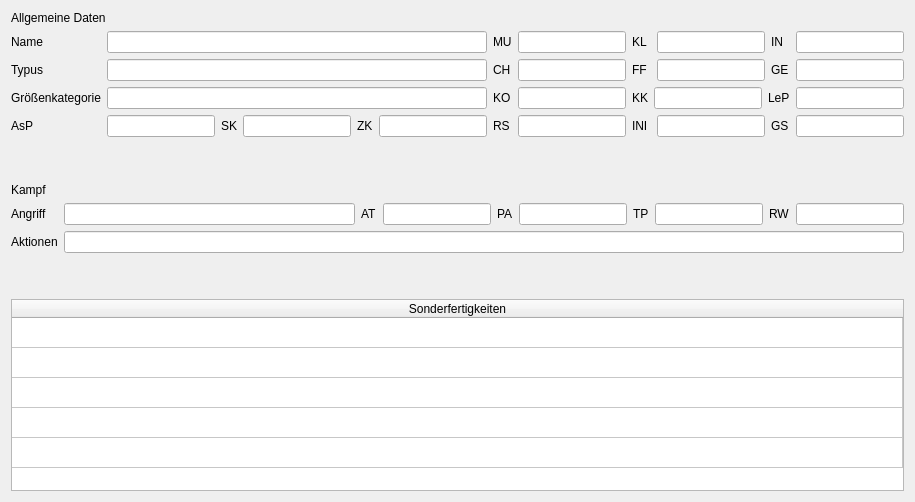
     <widget class="QWidget" name="tab_7">
      <attribute name="title">
       <string>Tier</string>
      </attribute>
      <layout class="QVBoxLayout" name="verticalLayout_13">
       <item>
        <widget class="QLabel" name="label_32">
         <property name="text">
          <string>Allgemeine Daten</string>
         </property>
        </widget>
       </item>
       <item>
        <layout class="QHBoxLayout" name="horizontalLayout_24">
         <item>
          <layout class="QFormLayout" name="formLayout_6">
           <property name="sizeConstraint">
            <enum>QLayout::SetDefaultConstraint</enum>
           </property>
           <property name="rowWrapPolicy">
            <enum>QFormLayout::DontWrapRows</enum>
           </property>
           <property name="horizontalSpacing">
            <number>6</number>
           </property>
           <item row="0" column="0">
            <widget class="QLabel" name="label_31">
             <property name="text">
              <string>Name</string>
             </property>
            </widget>
           </item>
           <item row="1" column="0">
            <widget class="QLabel" name="label_29">
             <property name="text">
              <string>Typus</string>
             </property>
            </widget>
           </item>
           <item row="1" column="1">
            <widget class="QLineEdit" name="lineEdit_tier_typus"/>
           </item>
           <item row="0" column="1">
            <widget class="QLineEdit" name="lineEdit_tier_name"/>
           </item>
           <item row="2" column="0">
            <widget class="QLabel" name="label_49">
             <property name="text">
              <string>Größenkategorie</string>
             </property>
            </widget>
           </item>
           <item row="2" column="1">
            <widget class="QLineEdit" name="lineEdit_tier_groesse"/>
           </item>
           <item row="3" column="0">
            <widget class="QLabel" name="label_61">
             <property name="text">
              <string>AsP</string>
             </property>
            </widget>
           </item>
           <item row="3" column="1">
            <layout class="QHBoxLayout" name="horizontalLayout_16">
             <item>
              <widget class="QLineEdit" name="lineEdit_tier_asp"/>
             </item>
             <item>
              <widget class="QLabel" name="label_60">
               <property name="sizePolicy">
                <sizepolicy hsizetype="MinimumExpanding" vsizetype="Preferred">
                 <horstretch>0</horstretch>
                 <verstretch>0</verstretch>
                </sizepolicy>
               </property>
               <property name="text">
                <string>SK</string>
               </property>
              </widget>
             </item>
             <item>
              <widget class="QLineEdit" name="lineEdit_tier_sk"/>
             </item>
             <item>
              <widget class="QLabel" name="label_tier_zk">
               <property name="sizePolicy">
                <sizepolicy hsizetype="MinimumExpanding" vsizetype="Preferred">
                 <horstretch>0</horstretch>
                 <verstretch>0</verstretch>
                </sizepolicy>
               </property>
               <property name="text">
                <string>ZK</string>
               </property>
              </widget>
             </item>
             <item>
              <widget class="QLineEdit" name="lineEdit_tier_zk"/>
             </item>
            </layout>
           </item>
          </layout>
         </item>
         <item>
          <layout class="QFormLayout" name="formLayout_7">
           <item row="0" column="0">
            <widget class="QLabel" name="label_tier_mu">
             <property name="sizePolicy">
              <sizepolicy hsizetype="MinimumExpanding" vsizetype="Preferred">
               <horstretch>0</horstretch>
               <verstretch>0</verstretch>
              </sizepolicy>
             </property>
             <property name="text">
              <string>MU</string>
             </property>
            </widget>
           </item>
           <item row="0" column="1">
            <layout class="QHBoxLayout" name="horizontalLayout_14">
             <item>
              <widget class="QLineEdit" name="lineEdit_tier_mu"/>
             </item>
             <item>
              <widget class="QLabel" name="label_tier_kl">
               <property name="sizePolicy">
                <sizepolicy hsizetype="MinimumExpanding" vsizetype="Preferred">
                 <horstretch>0</horstretch>
                 <verstretch>0</verstretch>
                </sizepolicy>
               </property>
               <property name="text">
                <string>KL</string>
               </property>
              </widget>
             </item>
             <item>
              <widget class="QLineEdit" name="lineEdit_tier_kl"/>
             </item>
             <item>
              <widget class="QLabel" name="label_57">
               <property name="sizePolicy">
                <sizepolicy hsizetype="MinimumExpanding" vsizetype="Preferred">
                 <horstretch>0</horstretch>
                 <verstretch>0</verstretch>
                </sizepolicy>
               </property>
               <property name="text">
                <string>IN</string>
               </property>
              </widget>
             </item>
             <item>
              <widget class="QLineEdit" name="lineEdit_tier_in"/>
             </item>
            </layout>
           </item>
           <item row="1" column="0">
            <widget class="QLabel" name="label_tier_ch">
             <property name="sizePolicy">
              <sizepolicy hsizetype="MinimumExpanding" vsizetype="Preferred">
               <horstretch>0</horstretch>
               <verstretch>0</verstretch>
              </sizepolicy>
             </property>
             <property name="text">
              <string>CH</string>
             </property>
            </widget>
           </item>
           <item row="1" column="1">
            <layout class="QHBoxLayout" name="horizontalLayout_15">
             <item>
              <widget class="QLineEdit" name="lineEdit_tier_ch"/>
             </item>
             <item>
              <widget class="QLabel" name="label_tier_ff">
               <property name="sizePolicy">
                <sizepolicy hsizetype="MinimumExpanding" vsizetype="Preferred">
                 <horstretch>0</horstretch>
                 <verstretch>0</verstretch>
                </sizepolicy>
               </property>
               <property name="text">
                <string>FF</string>
               </property>
              </widget>
             </item>
             <item>
              <widget class="QLineEdit" name="lineEdit_tier_ff"/>
             </item>
             <item>
              <widget class="QLabel" name="label_30">
               <property name="sizePolicy">
                <sizepolicy hsizetype="MinimumExpanding" vsizetype="Preferred">
                 <horstretch>0</horstretch>
                 <verstretch>0</verstretch>
                </sizepolicy>
               </property>
               <property name="text">
                <string>GE</string>
               </property>
              </widget>
             </item>
             <item>
              <widget class="QLineEdit" name="lineEdit_tier_ge"/>
             </item>
            </layout>
           </item>
           <item row="2" column="0">
            <widget class="QLabel" name="label_tier_ko">
             <property name="sizePolicy">
              <sizepolicy hsizetype="MinimumExpanding" vsizetype="Preferred">
               <horstretch>0</horstretch>
               <verstretch>0</verstretch>
              </sizepolicy>
             </property>
             <property name="text">
              <string>KO</string>
             </property>
            </widget>
           </item>
           <item row="2" column="1">
            <layout class="QHBoxLayout" name="horizontalLayout_18">
             <item>
              <widget class="QLineEdit" name="lineEdit_tier_ko"/>
             </item>
             <item>
              <widget class="QLabel" name="label_tier_kk">
               <property name="sizePolicy">
                <sizepolicy hsizetype="MinimumExpanding" vsizetype="Preferred">
                 <horstretch>0</horstretch>
                 <verstretch>0</verstretch>
                </sizepolicy>
               </property>
               <property name="text">
                <string>KK</string>
               </property>
              </widget>
             </item>
             <item>
              <widget class="QLineEdit" name="lineEdit_tier_kk"/>
             </item>
             <item>
              <widget class="QLabel" name="label_37">
               <property name="sizePolicy">
                <sizepolicy hsizetype="MinimumExpanding" vsizetype="Preferred">
                 <horstretch>0</horstretch>
                 <verstretch>0</verstretch>
                </sizepolicy>
               </property>
               <property name="text">
                <string>LeP</string>
               </property>
              </widget>
             </item>
             <item>
              <widget class="QLineEdit" name="lineEdit_tier_lep"/>
             </item>
            </layout>
           </item>
           <item row="3" column="0">
            <widget class="QLabel" name="label_tier_rs">
             <property name="sizePolicy">
              <sizepolicy hsizetype="MinimumExpanding" vsizetype="Preferred">
               <horstretch>0</horstretch>
               <verstretch>0</verstretch>
              </sizepolicy>
             </property>
             <property name="text">
              <string>RS</string>
             </property>
            </widget>
           </item>
           <item row="3" column="1">
            <layout class="QHBoxLayout" name="horizontalLayout_25">
             <item>
              <widget class="QLineEdit" name="lineEdit_tier_rs"/>
             </item>
             <item>
              <widget class="QLabel" name="label_tier_ini">
               <property name="sizePolicy">
                <sizepolicy hsizetype="MinimumExpanding" vsizetype="Preferred">
                 <horstretch>0</horstretch>
                 <verstretch>0</verstretch>
                </sizepolicy>
               </property>
               <property name="text">
                <string>INI</string>
               </property>
              </widget>
             </item>
             <item>
              <widget class="QLineEdit" name="lineEdit_tier_ini"/>
             </item>
             <item>
              <widget class="QLabel" name="label_38">
               <property name="sizePolicy">
                <sizepolicy hsizetype="MinimumExpanding" vsizetype="Preferred">
                 <horstretch>0</horstretch>
                 <verstretch>0</verstretch>
                </sizepolicy>
               </property>
               <property name="text">
                <string>GS</string>
               </property>
              </widget>
             </item>
             <item>
              <widget class="QLineEdit" name="lineEdit_tier_gs"/>
             </item>
            </layout>
           </item>
          </layout>
         </item>
        </layout>
       </item>
       <item>
        <spacer name="verticalSpacer">
         <property name="orientation">
          <enum>Qt::Vertical</enum>
         </property>
         <property name="sizeType">
          <enum>QSizePolicy::Maximum</enum>
         </property>
         <property name="sizeHint" stdset="0">
          <size>
           <width>20</width>
           <height>40</height>
          </size>
         </property>
        </spacer>
       </item>
       <item>
        <widget class="QLabel" name="label_33">
         <property name="text">
          <string>Kampf</string>
         </property>
        </widget>
       </item>
       <item>
        <layout class="QFormLayout" name="formLayout_5">
         <item row="0" column="0">
          <widget class="QLabel" name="label_47">
           <property name="text">
            <string>Angriff</string>
           </property>
          </widget>
         </item>
         <item row="0" column="1">
          <layout class="QHBoxLayout" name="horizontalLayout_23">
           <item>
            <widget class="QLineEdit" name="lineEdit_tier_angriff"/>
           </item>
           <item>
            <widget class="QLabel" name="label_50">
             <property name="text">
              <string>AT</string>
             </property>
            </widget>
           </item>
           <item>
            <widget class="QLineEdit" name="lineEdit_tier_at">
             <property name="sizePolicy">
              <sizepolicy hsizetype="Maximum" vsizetype="Fixed">
               <horstretch>0</horstretch>
               <verstretch>0</verstretch>
              </sizepolicy>
             </property>
            </widget>
           </item>
           <item>
            <widget class="QLabel" name="label_51">
             <property name="text">
              <string>PA</string>
             </property>
            </widget>
           </item>
           <item>
            <widget class="QLineEdit" name="lineEdit_tier_pa">
             <property name="sizePolicy">
              <sizepolicy hsizetype="Maximum" vsizetype="Fixed">
               <horstretch>0</horstretch>
               <verstretch>0</verstretch>
              </sizepolicy>
             </property>
            </widget>
           </item>
           <item>
            <widget class="QLabel" name="label_52">
             <property name="text">
              <string>TP</string>
             </property>
            </widget>
           </item>
           <item>
            <widget class="QLineEdit" name="lineEdit_tier_tp">
             <property name="sizePolicy">
              <sizepolicy hsizetype="Maximum" vsizetype="Fixed">
               <horstretch>0</horstretch>
               <verstretch>0</verstretch>
              </sizepolicy>
             </property>
            </widget>
           </item>
           <item>
            <widget class="QLabel" name="label_53">
             <property name="text">
              <string>RW</string>
             </property>
            </widget>
           </item>
           <item>
            <widget class="QLineEdit" name="lineEdit_tier_rw">
             <property name="sizePolicy">
              <sizepolicy hsizetype="Maximum" vsizetype="Fixed">
               <horstretch>0</horstretch>
               <verstretch>0</verstretch>
              </sizepolicy>
             </property>
            </widget>
           </item>
          </layout>
         </item>
         <item row="1" column="0">
          <widget class="QLabel" name="label_48">
           <property name="text">
            <string>Aktionen</string>
           </property>
          </widget>
         </item>
         <item row="1" column="1">
          <widget class="QLineEdit" name="lineEdit_tier_aktionen"/>
         </item>
        </layout>
       </item>
       <item>
        <spacer name="verticalSpacer_2">
         <property name="orientation">
          <enum>Qt::Vertical</enum>
         </property>
         <property name="sizeType">
          <enum>QSizePolicy::Maximum</enum>
         </property>
         <property name="sizeHint" stdset="0">
          <size>
           <width>20</width>
           <height>40</height>
          </size>
         </property>
        </spacer>
       </item>
       <item>
        <widget class="QTableWidget" name="tableWidget_tier_sonderfertigkeiten">
         <property name="sizePolicy">
          <sizepolicy hsizetype="Expanding" vsizetype="Expanding">
           <horstretch>0</horstretch>
           <verstretch>0</verstretch>
          </sizepolicy>
         </property>
         <property name="rowCount">
          <number>5</number>
         </property>
         <attribute name="horizontalHeaderStretchLastSection">
          <bool>true</bool>
         </attribute>
         <attribute name="verticalHeaderVisible">
          <bool>false</bool>
         </attribute>
         <row/>
         <row/>
         <row/>
         <row/>
         <row/>
         <column>
          <property name="text">
           <string>Sonderfertigkeiten</string>
          </property>
         </column>
        </widget>
       </item>
      </layout>
     </widget>
